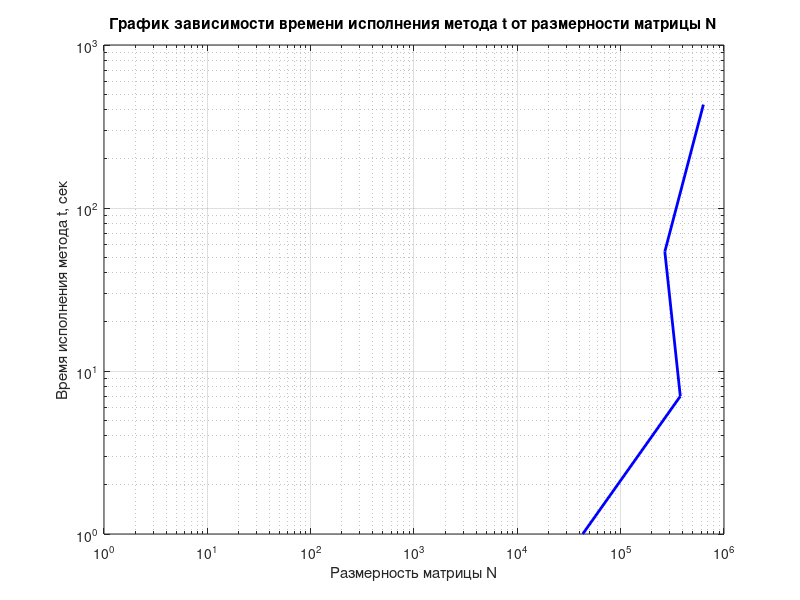
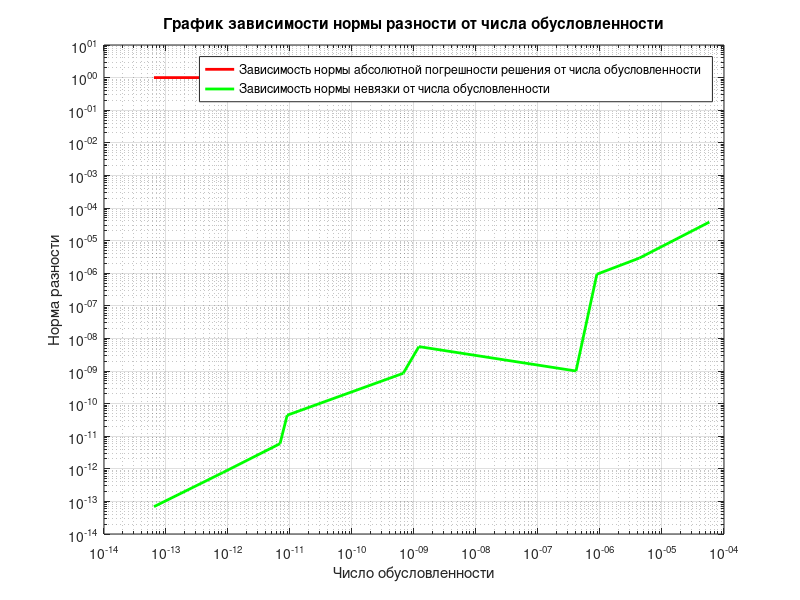

The MATLAB script that drew these images, in order:
% [Q, r]=qr(rand(10)); %генерирует случайную матрицу 10 на 10, разложенную на Q*R
% QT = transpose(Q); %транспонирует матрицу Q
% X = [1; 2; 3; 4; 5; 6; 7; 8; 9; 10]; %столбец решений
% FileName2=fopen('file.txt','w'); %открывает файл для записи данных
% format longEng %изменяет формат выходного отображения на longEng (15 цифр после запятой)
% for i = 1:10
%     vec = ones([1, 10]);
%     vec(1) = 10^i;
%     D = diag(vec); %диагональная матрица с определенным числом обусловленностей
%     A = QT * D * Q; %получает симметричную матрицу 
%     b = A * X; %получает столбец свободных решений
%     FullMatrix = horzcat(A,b); %получает расширенную матрицу
%     for j = 1:10
%         for m = 1:11 %записывает в файл элементы матрицы
%             fprintf(FileName1,'%.15f ', FullMatrix(j,m));
%         end
%     end
% end

%строит график зависимости времени исполнения метода t от размерности матрицы N
x1 = xlsread('time2.csv', 'B1:B10'); %считывает из таблицы значения для оси Х
y1 = xlsread('time2.csv', 'A1:A10'); %считывает из таблицы значения для оси Y
figure
loglog(x1, y1, '-b','LineWidth', 2); %строит график
grid on; %строит сетку
hold on; %сохраняет график
title('График зависимости времени исполнения метода t от размерности матрицы N') %заголовок
xlabel('Размерность матрицы N') %подпись оси х
ylabel('Время исполнения метода t, сек') %подпись оси у

%строит график зависимости нормы разности от числа обусловленности
x2 = xlsread('norm2.csv', 'C1:C10'); %считывает из таблицы значения для оси Х
y2 = xlsread('norm2.csv', 'A1:A10'); %считывает из таблицы значения для оси Y
y3 = xlsread('norm2.csv', 'B1:B10'); %считывает из таблицы значения для оси Y

figure
loglog(x2, y2, '-r','LineWidth', 2); %строит график для абсолютной погрешности
grid on; %строит сетку
hold on; %сохраняет график
loglog(x2, y3, '-g','LineWidth', 2); %строит график для невязки
hold on; %сохраняет график
title('График зависимости нормы разности от числа обусловленности'); %заголовок
xlabel('Число обусловленности'); %подпись оси x
ylabel('Норма разности'); %подпись оси у
%легенда
legend('Зависимость нормы абсолютной погрешности решения от числа обусловленности', ...
    'Зависимость нормы невязки от числа обусловленности');